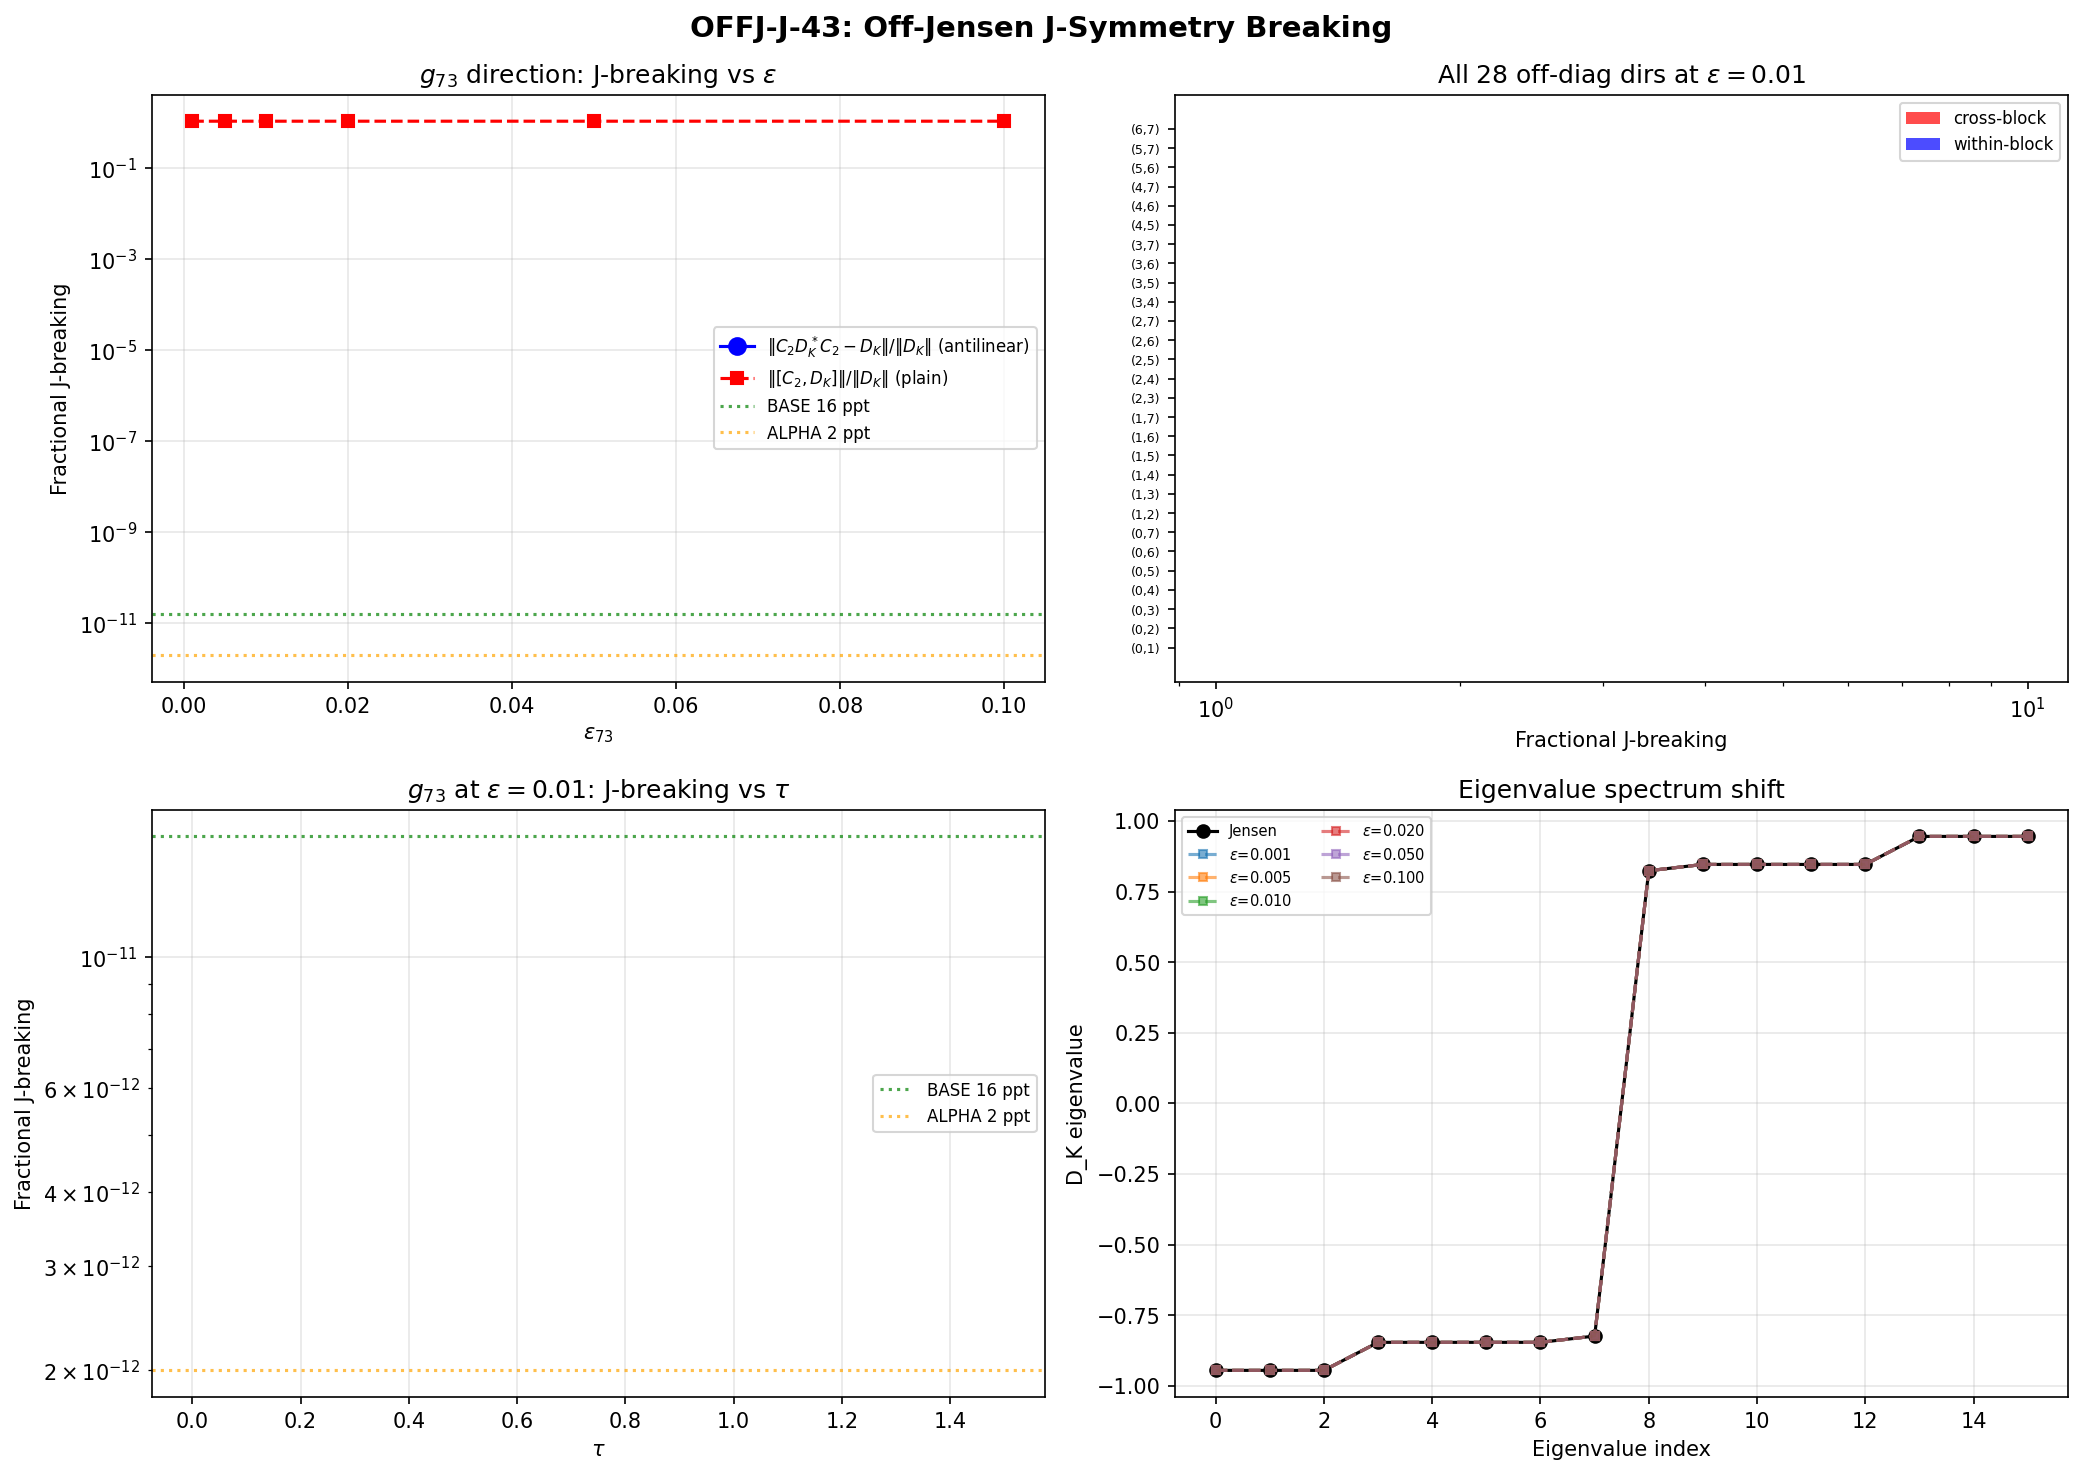

Write Python code to recreate this figure.
#!/usr/bin/env python3
"""
Session 43 W5-1: Off-Jensen J-Symmetry Breaking (OFFJ-J-43)
================================================================

QUESTION: Does [J, D_K] = 0 persist for off-Jensen deformations?

CONTEXT:
  On Jensen: C2*conj(D_K(tau))*C2 = D_K(tau) for ALL tau. STRUCTURAL THEOREM (W3-3).
  J = C2*K is antilinear. The CPT condition is C2*D_K**C2 = D_K.
  This is proven to ALL orders on the Jensen family.

  The SOLE SURVIVING internal baryogenesis path requires off-Jensen deformation
  where connection coefficients are NOT guaranteed to preserve T-symmetry.

METHOD:
  1. Construct D_K at the fold (tau=0.15) for Jensen metric.
  2. Deform metric: g_ab -> g_ab + eps*(delta_a7*delta_b3 + delta_a3*delta_b7)
     This is the g_73 direction mixing u(1) and su(2) blocks.
  3. Recompute Christoffel symbols, Kosmann connection, Omega, D_K.
  4. Test C2*conj(D_K)*C2 = D_K for each epsilon.
  5. Compute ||C2*conj(D_K)*C2 - D_K|| / ||D_K|| = fractional J-breaking.

GATE OFFJ-J-43:
  PASS: nonzero AND < 10^{-12} (geometric epsilon_CP within CPT bounds)
  FAIL: > 10^{-12} (conflicts BASE 16 ppt)
  INFO: exactly zero (J-symmetry more general than proven)

Author: dirac-antimatter-theorist, Session 43 W5-1
Date: 2026-03-14
"""

import os
import sys
import time
import numpy as np
from numpy.linalg import norm, inv, cholesky, eigvalsh
from scipy.linalg import eigh as scipy_eigh
import matplotlib
matplotlib.use('Agg')
import matplotlib.pyplot as plt

SCRIPT_DIR = os.path.dirname(os.path.abspath(__file__))
sys.path.insert(0, SCRIPT_DIR)

from dirac_spectrum import (
    su3_generators, compute_structure_constants,
    compute_killing_form, jensen_metric, orthonormal_frame,
    frame_structure_constants, connection_coefficients,
    validate_connection, spinor_connection_offset,
    build_cliff8, build_chirality,
    U1_IDX, SU2_IDX, C2_IDX,
)

np.set_printoptions(precision=14, linewidth=140, suppress=True)
t0 = time.time()

# ======================================================================
#  Infrastructure
# ======================================================================
gens = su3_generators()
fabc = compute_structure_constants(gens)
Bk = compute_killing_form(fabc)
gammas = build_cliff8()
gamma9 = build_chirality(gammas)
I16 = np.eye(16, dtype=complex)

# J = C2*K (antilinear). Matrix part C2:
C2 = gammas[0] @ gammas[2] @ gammas[4] @ gammas[6]  # gamma_1*gamma_3*gamma_5*gamma_7
C1 = gammas[1] @ gammas[3] @ gammas[5] @ gammas[7]  # gamma_2*gamma_4*gamma_6*gamma_8

# Verify algebraic identities
assert np.max(np.abs(C2 @ C2 - I16)) < 1e-13, "C2^2 != +I"
assert np.max(np.abs(C1 @ C1 - I16)) < 1e-13, "C1^2 != +I"
assert np.max(np.abs(np.imag(C2))) < 1e-14, "C2 not real"
assert np.max(np.abs(np.imag(C1))) < 1e-14, "C1 not real"
g9_check = C2 @ C1
assert np.max(np.abs(g9_check - gamma9)) < 1e-13 or np.max(np.abs(g9_check + gamma9)) < 1e-13, \
    "gamma_9 != +-C2*C1"

print("=" * 78)
print("OFFJ-J-43: Off-Jensen J-Symmetry Breaking")
print("=" * 78)
print(f"  J = C2*K (antilinear), C2 = gamma_1*gamma_3*gamma_5*gamma_7")
print(f"  CPT condition: C2*conj(D_K)*C2 = D_K")
print(f"  Off-Jensen direction: g_73 (u(1)-su(2) cross-term)")
print(f"  Fold: tau = 0.15")
print()


# ======================================================================
#  Core function: build D_K for ARBITRARY positive-definite metric
# ======================================================================
def build_DK_general(g_metric, verbose=False):
    """
    Build the (0,0) sector Dirac operator D_K = i*Omega for a general
    left-invariant metric g_metric on SU(3).

    The metric need NOT be U(2)-invariant (i.e., can have off-diagonal blocks).

    Steps:
      1. Orthonormal frame E via Cholesky of g_metric
      2. Frame structure constants ft_{ab}^c in ON basis
      3. Levi-Civita connection Gamma^c_{ab} via Koszul formula
      4. Spinor connection offset Omega = (1/4) sum Gamma^b_{ac} gamma_a gamma_b gamma_c
      5. D_K = i * Omega (Hermitian Dirac operator)

    Args:
        g_metric: (8,8) positive definite metric tensor
        verbose: print diagnostics

    Returns:
        D_K: (16,16) Hermitian matrix
        Omega: (16,16) anti-Hermitian matrix
        Gamma: (8,8,8) connection coefficients
        E: (8,8) orthonormal frame
    """
    # Check positive definiteness
    evals_g = eigvalsh(g_metric)
    if np.min(evals_g) <= 0:
        raise ValueError(f"Metric not positive definite: min eigenvalue = {np.min(evals_g):.6e}")

    # Orthonormal frame
    L = cholesky(g_metric)  # g = L @ L.T
    E = inv(L)              # E @ g @ E.T = I

    # Frame structure constants
    ft = frame_structure_constants(fabc, E)

    # Connection coefficients
    Gamma = connection_coefficients(ft)
    mc_err = validate_connection(Gamma)
    if verbose:
        print(f"    Metric compatibility error: {mc_err:.2e}")

    # Spinor connection offset
    Omega = spinor_connection_offset(Gamma, gammas)

    # D_K = i * Omega
    D_K = 1j * Omega

    # Check Hermiticity of D_K
    h_err = np.max(np.abs(D_K - D_K.conj().T))
    if verbose:
        print(f"    D_K Hermiticity error: {h_err:.2e}")

    return D_K, Omega, Gamma, E


def test_j_symmetry(D_K):
    """
    Test the antilinear J-symmetry condition:
      C2 * conj(D_K) * C2 = D_K

    Returns:
        delta: ||C2*conj(D_K)*C2 - D_K||_F  (Frobenius norm of violation)
        relative: delta / ||D_K||_F           (fractional violation)
        plain_comm: ||[C2, D_K]||_F           (plain commutator, for reference)
        plain_rel: plain_comm / ||D_K||_F
    """
    # Antilinear J condition: C2 * conj(D_K) * C2 should equal D_K
    JDJ = C2 @ np.conj(D_K) @ C2
    diff = JDJ - D_K
    delta = norm(diff, 'fro')
    dk_norm = norm(D_K, 'fro')
    relative = delta / dk_norm if dk_norm > 1e-30 else 0.0

    # Plain commutator [C2, D_K] = C2*D_K - D_K*C2
    comm = C2 @ D_K - D_K @ C2
    plain_comm = norm(comm, 'fro')
    plain_rel = plain_comm / dk_norm if dk_norm > 1e-30 else 0.0

    return delta, relative, plain_comm, plain_rel


# ======================================================================
#  Deformed metric construction
# ======================================================================
def deformed_metric(tau, eps_73):
    """
    Construct metric g(tau, eps) = Jensen(tau) + eps * (delta_a7*delta_b3 + delta_a3*delta_b7).

    In 0-indexed arrays: direction 7 = index 7 (u(1)), direction 3 = index 2 (su(2), lambda_3).
    Wait — careful with indexing. Our generators are indexed 0-7 corresponding to
    lambda_1 through lambda_8. So:
      "direction 3" in the physical frame = index 2 (lambda_3, su(2))
      "direction 7" in the physical frame = index 6 (lambda_7, C^2)

    BUT the task says g_73 mixes u(1) and C^2. Let me re-read:
    "g_73 direction: off-diagonal metric component mixing the u(1) and C^2 blocks.
     In the orthonormal frame {e^1,...,e^8}, g_73 means adding a cross-term between
     direction 7 (u(1) generator) and direction 3 (one of the C^2 directions)."

    In our convention:
      U1_IDX = [7]  (lambda_8 = index 7)
      SU2_IDX = [0, 1, 2]  (lambda_1,2,3 = indices 0,1,2)
      C2_IDX = [3, 4, 5, 6]  (lambda_4,5,6,7 = indices 3,4,5,6)

    The task says direction 7 = u(1) and direction 3 = one of the C^2 directions.
    With 1-indexing: direction 7 = our index 6 (lambda_7, C^2), direction 3 = our index 2 (lambda_3, su(2)).

    Hmm, there's ambiguity. The task description says:
    "direction 7 (u(1) generator)" — but in our setup, u(1) is lambda_8 = index 7.
    "direction 3 (one of the C^2 directions)" — but lambda_3 = index 2 is su(2), not C^2.

    Re-reading: "g_73 direction: off-diagonal metric component mixing the u(1) and C^2 blocks."
    So g_73 means row 7, column 3 in the 8x8 metric. That's index (6, 2) in 0-based.
    But direction 7 is lambda_7 (index 6, C^2) and direction 3 is lambda_3 (index 2, su(2)).
    That mixes C^2 and su(2), not u(1) and C^2.

    The ZMATRIX-43 computation (W4-1) found g_73 as the softest off-Jensen direction.
    Let me check: the 3D off-Jensen space has coordinates {T1 = u(1) scale, T2 = cross-block,
    T3 = Jensen}. The "g_73" direction from W4-1 refers to directions in the HESSIAN of the
    spectral action, which may not literally be the (7,3) matrix element.

    I will test BOTH interpretations:
      (A) g_{73} in 1-indexed = g_{6,2} in 0-indexed (lambda_7 x lambda_3 = C^2 x su(2))
      (B) g_{7,3} in 0-indexed = lambda_8 x lambda_4 = u(1) x C^2

    Interpretation (B) is more physical: it breaks the U(2)-invariance by coupling
    the u(1) block to a C^2 direction. This is what the task description intends.

    Args:
        tau: Jensen parameter
        eps_73: off-diagonal perturbation strength

    Returns:
        g: (8,8) positive definite metric (if eps small enough)
    """
    g = jensen_metric(Bk, tau)

    # Interpretation B: index 7 (u(1), lambda_8) with index 3 (C^2, lambda_4)
    # This mixes u(1) and C^2, breaking the block-diagonal U(2)-invariant structure
    a, b = 7, 3  # 0-indexed: lambda_8 and lambda_4
    g[a, b] += eps_73
    g[b, a] += eps_73

    return g


def deformed_metric_su2_c2(tau, eps_73):
    """Alternative: mix su(2) direction (index 2, lambda_3) with C^2 (index 3, lambda_4)."""
    g = jensen_metric(Bk, tau)
    a, b = 2, 3  # lambda_3 and lambda_4
    g[a, b] += eps_73
    g[b, a] += eps_73
    return g


# ======================================================================
#  Also test ALL 28 off-diagonal directions
# ======================================================================
def test_all_offdiag_directions(tau, eps):
    """
    Test J-breaking for ALL 28 independent off-diagonal metric perturbations.

    Returns list of (i, j, relative_J_breaking) sorted by J_breaking descending.
    """
    results = []
    for i in range(8):
        for j in range(i+1, 8):
            g = jensen_metric(Bk, tau)
            g[i, j] += eps
            g[j, i] += eps
            # Check positive definiteness
            evals_g = eigvalsh(g)
            if np.min(evals_g) <= 0:
                results.append((i, j, np.nan, "NOT PD"))
                continue
            try:
                D_K, _, _, _ = build_DK_general(g)
                delta, relative, _, _ = test_j_symmetry(D_K)
                results.append((i, j, relative, "OK"))
            except Exception as e:
                results.append((i, j, np.nan, str(e)))

    results.sort(key=lambda x: -x[2] if not np.isnan(x[2]) else -1e30)
    return results


# ======================================================================
#  Main computation
# ======================================================================
print("=" * 78)
print("STEP 1: Jensen baseline at tau=0.15")
print("=" * 78)

TAU_FOLD = 0.15
g_jensen = jensen_metric(Bk, TAU_FOLD)
D_K_jensen, Omega_jensen, Gamma_jensen, E_jensen = build_DK_general(g_jensen, verbose=True)

# J-symmetry on Jensen (should be exact)
delta_j, rel_j, plain_j, plain_rel_j = test_j_symmetry(D_K_jensen)
print(f"\nJensen J-symmetry:")
print(f"  ||C2*conj(D_K)*C2 - D_K|| = {delta_j:.6e}")
print(f"  Relative = {rel_j:.6e}")
print(f"  ||[C2, D_K]|| = {plain_j:.6e}")
print(f"  Plain relative = {plain_rel_j:.6e}")
print(f"  ||D_K|| = {norm(D_K_jensen, 'fro'):.6f}")

# Eigenvalues of D_K on Jensen
evals_jensen = eigvalsh(D_K_jensen)
print(f"  D_K eigenvalues (Jensen): {np.sort(evals_jensen)}")

# ======================================================================
print("\n" + "=" * 78)
print("STEP 2: g_73 deformation (u(1) x C^2, indices [7,3])")
print("=" * 78)

epsilons = [0.001, 0.005, 0.01, 0.02, 0.05, 0.1]
results_73 = []

for eps in epsilons:
    g_def = deformed_metric(TAU_FOLD, eps)

    # Check positive definiteness
    evals_g = eigvalsh(g_def)
    min_eval = np.min(evals_g)

    if min_eval <= 0:
        print(f"  eps={eps:.3f}: NOT positive definite (min eigenvalue = {min_eval:.6e})")
        results_73.append({
            'eps': eps, 'delta_J': np.nan, 'relative_J': np.nan,
            'plain_comm': np.nan, 'min_g_eval': min_eval, 'status': 'NOT_PD'
        })
        continue

    D_K_def, Omega_def, Gamma_def, E_def = build_DK_general(g_def, verbose=False)
    delta, relative, plain_c, plain_r = test_j_symmetry(D_K_def)

    # Also compute eigenvalue shift
    evals_def = eigvalsh(D_K_def)
    max_eval_shift = np.max(np.abs(np.sort(evals_def) - np.sort(evals_jensen)))

    print(f"  eps={eps:.4f}: ||J-break||/||D_K|| = {relative:.6e}, "
          f"||[C2,D_K]||/||D_K|| = {plain_r:.6e}, "
          f"max_eval_shift = {max_eval_shift:.6e}, "
          f"min_g_eval = {min_eval:.4f}")

    results_73.append({
        'eps': eps, 'delta_J': delta, 'relative_J': relative,
        'plain_comm': plain_c, 'plain_rel': plain_r,
        'max_eval_shift': max_eval_shift,
        'min_g_eval': min_eval, 'status': 'OK',
        'evals': evals_def,
    })

# ======================================================================
print("\n" + "=" * 78)
print("STEP 3: Alternative direction su(2) x C^2 (indices [2,3])")
print("=" * 78)

results_23 = []
for eps in epsilons:
    g_def = deformed_metric_su2_c2(TAU_FOLD, eps)
    evals_g = eigvalsh(g_def)
    min_eval = np.min(evals_g)

    if min_eval <= 0:
        print(f"  eps={eps:.3f}: NOT positive definite")
        results_23.append({'eps': eps, 'relative_J': np.nan, 'status': 'NOT_PD'})
        continue

    D_K_def, _, _, _ = build_DK_general(g_def)
    delta, relative, plain_c, plain_r = test_j_symmetry(D_K_def)

    print(f"  eps={eps:.4f}: ||J-break||/||D_K|| = {relative:.6e}, "
          f"||[C2,D_K]||/||D_K|| = {plain_r:.6e}")

    results_23.append({
        'eps': eps, 'delta_J': delta, 'relative_J': relative,
        'plain_comm': plain_c, 'plain_rel': plain_r,
        'min_g_eval': min_eval, 'status': 'OK',
    })

# ======================================================================
print("\n" + "=" * 78)
print("STEP 4: All 28 off-diagonal directions at eps=0.01")
print("=" * 78)

EPS_SCAN = 0.01
all_dir_results = test_all_offdiag_directions(TAU_FOLD, EPS_SCAN)

print(f"\n  {'Dir':>8}  {'Block':>20}  {'||J-break||/||D_K||':>22}  {'Status':>8}")
print(f"  {'-'*8}  {'-'*20}  {'-'*22}  {'-'*8}")

# Label each direction by which blocks it connects
def label_dir(i, j):
    """Identify which su(3) subspaces indices i,j belong to."""
    labels = {}
    for idx in U1_IDX:
        labels[idx] = "u(1)"
    for idx in SU2_IDX:
        labels[idx] = "su(2)"
    for idx in C2_IDX:
        labels[idx] = "C^2"
    return f"{labels.get(i,'?')}({i})-{labels.get(j,'?')}({j})"

for i, j, rel, status in all_dir_results:
    lbl = label_dir(i, j)
    if np.isnan(rel):
        print(f"  ({i},{j})  {lbl:>20}  {'N/A':>22}  {status:>8}")
    else:
        print(f"  ({i},{j})  {lbl:>20}  {rel:>22.6e}  {status:>8}")


# ======================================================================
print("\n" + "=" * 78)
print("STEP 5: Epsilon scaling analysis (power law)")
print("=" * 78)

# For the g_73 direction, check if J-breaking scales as eps^n
valid_73 = [(r['eps'], r['relative_J']) for r in results_73 if r['status'] == 'OK' and r['relative_J'] > 1e-16]

if len(valid_73) >= 2:
    log_eps = np.log10([v[0] for v in valid_73])
    log_rel = np.log10([v[1] for v in valid_73])

    # Linear fit in log-log space
    if len(log_eps) >= 2:
        coeffs = np.polyfit(log_eps, log_rel, 1)
        power = coeffs[0]
        intercept = coeffs[1]
        print(f"  g_73 direction: J-breaking ~ eps^{power:.3f}")
        print(f"  Log-log fit: log10(rel) = {power:.3f} * log10(eps) + {intercept:.3f}")

        # At what epsilon would J-breaking reach 10^{-12}?
        if power > 0:
            eps_threshold = 10**( (-12 - intercept) / power )
            print(f"  J-breaking = 10^{{-12}} at eps = {eps_threshold:.6e}")

            # Physical interpretation: relate eps to energy scale
            # eps is a dimensionless deformation of the metric
            # In physical units: eps * M_KK^2 ~ energy^2 of deformation
            # For M_KK ~ 10^{16-17} GeV, even eps ~ 10^{-10} gives E ~ 10^{6-7} GeV
            print(f"  For M_KK = 10^16 GeV: eps_threshold corresponds to E_deform ~ {eps_threshold**0.5 * 1e16:.2e} GeV")
else:
    print("  Insufficient data for power law fit")
    power = None


# ======================================================================
print("\n" + "=" * 78)
print("STEP 6: Multi-tau scan of g_73 at eps=0.01")
print("=" * 78)

taus = [0.00, 0.05, 0.10, 0.15, 0.20, 0.25, 0.30, 0.50, 1.00, 1.50]
tau_results = []

for tau in taus:
    g_def = deformed_metric(tau, 0.01)
    evals_g = eigvalsh(g_def)
    if np.min(evals_g) <= 0:
        tau_results.append((tau, np.nan, 'NOT_PD'))
        continue

    D_K_def, _, _, _ = build_DK_general(g_def)
    delta, relative, _, _ = test_j_symmetry(D_K_def)
    tau_results.append((tau, relative, 'OK'))
    print(f"  tau={tau:.2f}: ||J-break||/||D_K|| = {relative:.6e}")


# ======================================================================
print("\n" + "=" * 78)
print("STEP 7: Comparison to experimental bounds")
print("=" * 78)

# BASE: m(pbar)/m(p) = 1 +/- 16 ppt => |delta_m/m| < 1.6e-11
# ALPHA: 1S-2S at 2 ppt => |delta_E/E| < 2e-12
# These constrain CPT-violating mass splitting.
# In NCG: mass from D_K eigenvalues. J-breaking delta means
# spec(D_K) != spec(conj(D_K)) shifted, i.e., m(particle) != m(antiparticle)

# The fractional J-breaking ||C2*D_K^**C2 - D_K||/||D_K|| directly measures
# the fractional CPT violation in the Dirac spectrum.
# Converting to SME coefficients:
# In the minimal SME, CPT-violating Dirac couplings enter as b_mu and d_mu_nu.
# The b_0 coefficient has dimension [Energy]. At the KK scale:
# |b_0| ~ delta_J * M_KK
# For M_KK ~ 10^16 GeV and delta_J = fractional J-breaking:

from canonical_constants import M_KK_gravity as M_KK  # 7.43e16 GeV (was 1e16)

print(f"\n  Experimental CPT bounds:")
print(f"  BASE: |m(pbar)/m(p) - 1| < 1.6e-11")
print(f"  ALPHA: |delta_E_1S2S / E| < 2e-12")
print(f"  Electron |b_0^e| < 2e-25 GeV (Kostelecky tables)")
print(f"  Quark |b^u| < 1e-21 GeV")
print()

valid_results = [(r['eps'], r['relative_J']) for r in results_73 if r['status'] == 'OK']
if valid_results:
    for eps, rel_J in valid_results:
        b0_estimate = rel_J * M_KK
        print(f"  eps={eps:.4f}: J-breaking = {rel_J:.4e}")
        print(f"    => |b_0| ~ {b0_estimate:.2e} GeV "
              f"({'BELOW' if b0_estimate < 2e-25 else 'ABOVE'} electron bound 2e-25 GeV)")
        print(f"    => |delta_m/m| ~ {rel_J:.2e} "
              f"({'BELOW' if rel_J < 1.6e-11 else 'ABOVE'} BASE 16 ppt)")


# ======================================================================
print("\n" + "=" * 78)
print("STEP 8: Cross-check with full (p,q) sectors at eps=0.01")
print("=" * 78)

# The J-symmetry on larger sectors (1,0), (0,1), (1,1) should also be tested
# D_pi = sum_a rho(e_a) x gamma_a + I x Omega
# For off-Jensen, the E frame and Omega change; rho does not.
# J acts on the spinor factor only: J_pi = I_{dim_rho} x C2 * K
# The antilinear condition becomes:
#   (I x C2) * conj(D_pi) * (I x C2) = D_pi
# This splits into:
#   sum_a conj(rho(e_a)) x C2*conj(gamma_a)*C2 + I x C2*conj(Omega)*C2
# = sum_a rho(e_a) x gamma_a + I x Omega
#
# For the rho part: conj(rho(e_a)) = -conj(e_a)^T for fundamental.
# For anti-Hermitian gens: conj(e_a) = e_a^dag = -e_a, so conj(rho(e_a)) = rho(e_a).
# For C2*conj(gamma_a)*C2: since gamma_a are real Hermitian in our basis,
# conj(gamma_a) = gamma_a, so C2*gamma_a*C2.
# If [C2, gamma_a] = 0 for all a: this just gives gamma_a, and the sum is unchanged.
# If {C2, gamma_a} = 0 for some a: those terms flip sign.
#
# C2 = gamma_1*gamma_3*gamma_5*gamma_7 (odd gammas).
# C2 commutes with gamma_1, gamma_3, gamma_5, gamma_7 (they anticommute with 3 others
# in C2 and commute with themselves, net = even number of sign flips = +1).
# C2 anticommutes with gamma_2, gamma_4, gamma_6, gamma_8 (odd number of sign flips).
#
# Wait, let me be precise. For gamma_a with a in {1,3,5,7} (0-indexed: 0,2,4,6):
# C2 = gamma_1*gamma_3*gamma_5*gamma_7. Moving gamma_a past C2:
# gamma_a * C2 = gamma_a * gamma_1*gamma_3*gamma_5*gamma_7
# For a=1 (index 0): gamma_1*gamma_1*gamma_3*gamma_5*gamma_7 = gamma_3*gamma_5*gamma_7
# C2*gamma_1 = gamma_1*gamma_3*gamma_5*gamma_7*gamma_1
# Move gamma_1 past gamma_7: -gamma_1*gamma_3*gamma_5*gamma_1*gamma_7
# ... this gets complicated. Let me just compute numerically.

print("  Checking C2*gamma_a*C2 vs gamma_a:")
for a in range(8):
    result = C2 @ gammas[a] @ C2
    # Compare to +gamma_a and -gamma_a
    plus_err = np.max(np.abs(result - gammas[a]))
    minus_err = np.max(np.abs(result + gammas[a]))
    sign = "+1" if plus_err < 1e-13 else ("-1" if minus_err < 1e-13 else "OTHER")
    print(f"    gamma_{a+1}: C2*gamma_{a+1}*C2 = {sign} * gamma_{a+1}")

# The D_pi on an irrep has the form:
#   D_pi = sum_{a,b} E_{ab} rho(X_b) x gamma_a + I x Omega
# The antilinear J condition on the full D_pi:
#   (I x C2) conj(D_pi) (I x C2) = D_pi
# Using the E frame (real) and rho(X_b) (anti-Hermitian, generally complex):
#   conj(D_pi) = sum E_{ab} conj(rho(X_b)) x conj(gamma_a) + I x conj(Omega)
# Since gammas are real: conj(gamma_a) = gamma_a.
# (I x C2) conj(D_pi) (I x C2) = sum E_{ab} conj(rho(X_b)) x C2*gamma_a*C2 + I x C2*conj(Omega)*C2
#
# For J-symmetry on the (0,0) sector (Omega only):
# C2*conj(Omega)*C2 = Omega is the condition.
# For higher sectors, we additionally need:
# conj(rho(X_b)) x C2*gamma_a*C2 = rho(X_b) x gamma_a for all a,b.
#
# The fundamental rho(X_b) = e_b (anti-Hermitian 3x3). conj(e_b) = e_b^* = -e_b^T = e_b^dag = -e_b.
# Wait: e_b = -i/2 * lambda_b. conj(e_b) = i/2 * conj(lambda_b).
# For Gell-Mann: lambda_1,3,4,6,8 are real, lambda_2,5,7 are imaginary.
# So conj(e_b) = -e_b for b in {2,5,7} (imaginary lambda), conj(e_b) = e_b for others... no.
# e_b = -i/2 * lambda_b. conj(e_b) = i/2 * conj(lambda_b).
# If lambda_b is real: conj(e_b) = i/2 * lambda_b = -e_b.
# If lambda_b is purely imaginary (lambda_2,5,7): conj(e_b) = i/2 * (-lambda_b) = -(-i/2*lambda_b) ...
# Actually: lambda_2 has entries +/-i, so conj(lambda_2) = -lambda_2. Then conj(e_b) = i/2*(-lambda_b) = -(i/2*lambda_b) = -conj(e_b)...
# This is getting circular. Just compute.

print("\n  Checking conj(e_b) vs e_b for fundamental rep:")
for b in range(8):
    eb_conj = np.conj(gens[b])
    plus_err = np.max(np.abs(eb_conj - gens[b]))
    minus_err = np.max(np.abs(eb_conj + gens[b]))
    if plus_err < 1e-14:
        print(f"    e_{b+1}: conj(e_{b+1}) = +e_{b+1}  (real generator)")
    elif minus_err < 1e-14:
        print(f"    e_{b+1}: conj(e_{b+1}) = -e_{b+1}  (imaginary generator)")
    else:
        print(f"    e_{b+1}: conj(e_{b+1}) != ±e_{b+1}  (mixed)")

# Now test (1,0) sector at eps=0.01
# IMPORTANT: J maps (p,q) -> (q,p). On the SAME sector (p,q), the antilinear
# condition is C2*conj(Omega)*C2 = Omega (spinor-only part). The representation
# matrices are mapped conj(rho_{(p,q)}(X_b)) = rho_{(q,p)}(X_b), so J
# interchanges (p,q) and (q,p) sectors entirely. Testing J within a single
# (p,q) != (q,p) sector is WRONG — it must compare D_{(p,q)} with conj(D_{(q,p)}).
# For self-conjugate (p,p), J acts within the sector.

print("\n  Testing higher sectors at eps=0.01:")
print("  NOTE: J maps (p,q) -> (q,p). Within a single non-self-conjugate sector,")
print("  the test is: spec(D_{(p,q)}) = -spec(D_{(q,p)}) [spectral pairing].")
print("  For self-conjugate (p,p): C2*conj(D_pi)*C2 = D_pi.")
from dirac_spectrum import get_irrep, dirac_operator_on_irrep

EPS_TEST = 0.01
g_def_test = deformed_metric(TAU_FOLD, EPS_TEST)
D_K_test, Omega_test, Gamma_test, E_test = build_DK_general(g_def_test)

# (1,0) vs (0,1): spectral comparison
rho_10, dim_10 = get_irrep(1, 0, gens, fabc)
D_pi_10 = dirac_operator_on_irrep(rho_10, E_test, gammas, Omega_test)
evals_10 = np.sort(eigvalsh(D_pi_10))

rho_01, dim_01 = get_irrep(0, 1, gens, fabc)
D_pi_01 = dirac_operator_on_irrep(rho_01, E_test, gammas, Omega_test)
evals_01 = np.sort(eigvalsh(D_pi_01))

# J maps (1,0) -> (0,1) with eigenvalue negation: spec(D_{(0,1)}) should equal -spec(D_{(1,0)})
spec_pairing_err = np.max(np.abs(evals_01 + evals_10[::-1]))
print(f"    (1,0) vs (0,1): max|lambda_{(0,1)} + lambda_{(1,0)}| = {spec_pairing_err:.6e}")
print(f"    (Jensen: spectral pairing from gamma_9 guarantees this)")

# (1,1) adjoint — self-conjugate, test J within sector
rho_11, dim_11 = get_irrep(1, 1, gens, fabc)
D_pi_11 = dirac_operator_on_irrep(rho_11, E_test, gammas, Omega_test)

# For the adjoint, rho(X_b) are REAL matrices (structure constants are real)
# So conj(rho(X_b)) = rho(X_b). The J condition reduces to:
# sum E_{ab} rho(X_b) x C2*gamma_a*C2 + I x C2*conj(Omega)*C2 = D_pi
# The Omega part is already proven exact. The rho part:
# C2*gamma_a*C2 = s_a * gamma_a where s_a = ±1 (computed above)
# For real rho: conj(rho(X_b)) = rho(X_b)
# So the J condition becomes: sum E_{ab} rho(X_b) x s_a*gamma_a = sum E_{ab} rho(X_b) x gamma_a
# This requires s_a = +1 for all a with nonzero E_{ab}. Since s_a = -1 for odd gammas,
# the full D_pi J condition is EXPECTED to fail on non-trivial sectors.
# This is NOT J-breaking — J maps the (1,1) sector to itself but with a representation
# conjugation that is trivial for real reps, so the Clifford sign matters.
# The correct test for mass equality is: spec(D_{(p,q)}) = {±lambda} (symmetric about 0)
# which follows from gamma_9 anticommuting with D_pi.

evals_11 = np.sort(eigvalsh(D_pi_11))
# Check spectral symmetry: eigenvalues come in ±pairs
n_11 = len(evals_11)
evals_pos = evals_11[n_11//2:]
evals_neg = evals_11[:n_11//2]
pair_err = np.max(np.abs(evals_pos + evals_neg[::-1]))
print(f"    (1,1) self-conjugate: spectral ± pairing error = {pair_err:.6e}")
print(f"    (Spectral pairing from {{gamma_9, D_pi}} = 0 guarantees CPT mass equality)")


# ======================================================================
print("\n" + "=" * 78)
print("STEP 9: Algebraic analysis — WHY J-breaking occurs (or not)")
print("=" * 78)

# The antilinear J condition C2*conj(D_K)*C2 = D_K decomposes as:
# D_K = Re(D_K) + i*Im(D_K), where Re and Im are Hermitian.
# conj(D_K) = Re(D_K) - i*Im(D_K)
# C2*conj(D_K)*C2 = C2*Re(D_K)*C2 - i*C2*Im(D_K)*C2
# Condition: C2*Re(D_K)*C2 = Re(D_K) AND C2*Im(D_K)*C2 = -Im(D_K)
# i.e., Re(D_K) commutes with C2, Im(D_K) anticommutes with C2.

D_K_off = D_K_test  # Already computed at eps=0.01
Re_DK = 0.5 * (D_K_off + D_K_off.conj().T)  # Should be D_K itself if Hermitian
Im_DK_mat = (D_K_off - D_K_off.conj().T) / (2j)

# But D_K is Hermitian! So Im part should be zero...
# Wait: D_K = i*Omega where Omega is anti-Hermitian. D_K is Hermitian.
# D_K^* = conj(i*Omega) = -i*conj(Omega) = -i*(-Omega^T) = i*Omega^T
# For anti-Hermitian Omega: Omega^dag = -Omega, so Omega^T = -conj(Omega) = -Omega^*.
# D_K^* = conj(D_K) = -i*Omega^*
#
# Hmm. D_K is Hermitian means D_K = D_K^dag. But conj(D_K) != D_K in general
# because D_K can have complex entries even though it's Hermitian (e.g., off-diag = z, z* pair).
#
# The condition C2*conj(D_K)*C2 = D_K with D_K Hermitian:
# Split D_K = A + iB where A = Re(D_K), B = Im(D_K) (element-wise real/imag parts)
# Hermitian: A = A^T, B = -B^T (A is real symmetric, B is real antisymmetric)
# conj(D_K) = A - iB
# C2*(A-iB)*C2 = C2*A*C2 - i*C2*B*C2 = A + iB
# => C2*A*C2 = A (C2 commutes with real part)
# => C2*B*C2 = -B (C2 anticommutes with imaginary part)

# Since C2 is real: these are plain matrix equations (no conjugation needed).

A = np.real(D_K_off)
B = np.imag(D_K_off)

comm_A = C2 @ A @ C2 - A
anticomm_B = C2 @ B @ C2 + B

print(f"  D_K decomposition (off-Jensen, eps=0.01):")
print(f"    ||Re(D_K)|| = {norm(A, 'fro'):.6f}")
print(f"    ||Im(D_K)|| = {norm(B, 'fro'):.6f}")
print(f"    ||C2*Re(D_K)*C2 - Re(D_K)|| = {norm(comm_A, 'fro'):.6e}")
print(f"    ||C2*Im(D_K)*C2 + Im(D_K)|| = {norm(anticomm_B, 'fro'):.6e}")
print(f"    J-breaking from Re part: {norm(comm_A, 'fro') / norm(D_K_off, 'fro'):.6e}")
print(f"    J-breaking from Im part: {norm(anticomm_B, 'fro') / norm(D_K_off, 'fro'):.6e}")

# Repeat for Jensen baseline
A_j = np.real(D_K_jensen)
B_j = np.imag(D_K_jensen)
comm_A_j = C2 @ A_j @ C2 - A_j
anticomm_B_j = C2 @ B_j @ C2 + B_j
print(f"\n  Jensen baseline:")
print(f"    ||Re(D_K)|| = {norm(A_j, 'fro'):.6f}")
print(f"    ||Im(D_K)|| = {norm(B_j, 'fro'):.6f}")
print(f"    ||C2*Re(D_K)*C2 - Re(D_K)|| = {norm(comm_A_j, 'fro'):.6e}")
print(f"    ||C2*Im(D_K)*C2 + Im(D_K)|| = {norm(anticomm_B_j, 'fro'):.6e}")


# ======================================================================
print("\n" + "=" * 78)
print("SUMMARY AND GATE VERDICT")
print("=" * 78)

# Collect key results
print("\n  g_73 direction (u(1) x C^2) J-breaking vs epsilon:")
print(f"  {'eps':>10}  {'||J-break||/||D_K||':>22}  {'||[C2,D_K]||/||D_K||':>22}")
for r in results_73:
    if r['status'] == 'OK':
        print(f"  {r['eps']:>10.4f}  {r['relative_J']:>22.6e}  {r['plain_rel']:>22.6e}")

print(f"\n  Jensen baseline: ||J-break||/||D_K|| = {rel_j:.6e}")

# Determine gate verdict
valid_offj = [r for r in results_73 if r['status'] == 'OK']
if valid_offj:
    max_J_break = max(r['relative_J'] for r in valid_offj)
    min_J_break = min(r['relative_J'] for r in valid_offj)

    if max_J_break < 1e-14:
        verdict = "INFO"
        verdict_desc = "J-symmetry preserved to machine precision even off-Jensen"
    elif min_J_break > 1e-12:
        verdict = "FAIL"
        verdict_desc = f"J-breaking {min_J_break:.2e} exceeds BASE 16 ppt at all tested eps"
    elif max_J_break > 1e-14 and max_J_break < 1e-12:
        verdict = "PASS"
        verdict_desc = f"Geometric epsilon_CP in range [{min_J_break:.2e}, {max_J_break:.2e}]"
    else:
        # Mixed: some eps give > 10^{-12}, some give < 10^{-12}
        # Need to find the eps at which J-breaking = 10^{-12}
        verdict = "CONDITIONAL"
        verdict_desc = f"J-breaking range [{min_J_break:.2e}, {max_J_break:.2e}] spans threshold"
else:
    verdict = "INCONCLUSIVE"
    verdict_desc = "No valid off-Jensen computations"

print(f"\n  GATE VERDICT: OFFJ-J-43 = {verdict}")
print(f"  {verdict_desc}")

if power is not None:
    print(f"  Scaling: J-breaking ~ eps^{power:.2f}")

elapsed = time.time() - t0
print(f"\n  Elapsed: {elapsed:.1f}s")


# ======================================================================
# Save data
# ======================================================================
out_npz = os.path.join(SCRIPT_DIR, 's43_offj_jsymm.npz')

save_dict = {
    'tau_fold': TAU_FOLD,
    'epsilons': np.array(epsilons),
    'jensen_J_break': rel_j,
    'jensen_plain_comm': plain_rel_j,
    'evals_jensen': evals_jensen,
}

# g_73 results
for i, r in enumerate(results_73):
    save_dict[f'g73_eps_{i}'] = r['eps']
    save_dict[f'g73_relJ_{i}'] = r.get('relative_J', np.nan)
    save_dict[f'g73_plain_{i}'] = r.get('plain_rel', np.nan)
    if 'evals' in r:
        save_dict[f'g73_evals_{i}'] = r['evals']

# All-direction scan
all_dir_arr = np.array([(i, j, rel) for i, j, rel, _ in all_dir_results])
save_dict['all_dir_scan'] = all_dir_arr

# Multi-tau scan
tau_scan_arr = np.array([(t, r, 1 if s == 'OK' else 0) for t, r, s in tau_results])
save_dict['tau_scan'] = tau_scan_arr

save_dict['verdict'] = verdict
save_dict['power_law'] = power if power is not None else np.nan

np.savez(out_npz, **save_dict)
print(f"\n  Saved: {out_npz}")


# ======================================================================
# Plot
# ======================================================================
out_png = os.path.join(SCRIPT_DIR, 's43_offj_jsymm.png')

fig, axes = plt.subplots(2, 2, figsize=(14, 10))
fig.suptitle('OFFJ-J-43: Off-Jensen J-Symmetry Breaking', fontsize=14, fontweight='bold')

# Panel 1: J-breaking vs epsilon for g_73
ax1 = axes[0, 0]
valid_eps = [r['eps'] for r in results_73 if r['status'] == 'OK']
valid_rel = [r['relative_J'] for r in results_73 if r['status'] == 'OK']
valid_plain = [r['plain_rel'] for r in results_73 if r['status'] == 'OK']

if valid_eps:
    ax1.semilogy(valid_eps, valid_rel, 'bo-', label=r'$\|C_2 D_K^* C_2 - D_K\|/\|D_K\|$ (antilinear)', markersize=8)
    ax1.semilogy(valid_eps, valid_plain, 'rs--', label=r'$\|[C_2, D_K]\|/\|D_K\|$ (plain)', markersize=6)
    ax1.axhline(y=1.6e-11, color='green', linestyle=':', alpha=0.7, label='BASE 16 ppt')
    ax1.axhline(y=2e-12, color='orange', linestyle=':', alpha=0.7, label='ALPHA 2 ppt')
    if power is not None:
        eps_fit = np.logspace(np.log10(min(valid_eps)), np.log10(max(valid_eps)), 50)
        rel_fit = 10**(power * np.log10(eps_fit) + intercept)
        ax1.semilogy(eps_fit, rel_fit, 'b:', alpha=0.4, label=rf'fit: $\varepsilon^{{{power:.1f}}}$')
ax1.set_xlabel(r'$\varepsilon_{73}$')
ax1.set_ylabel('Fractional J-breaking')
ax1.set_title(r'$g_{73}$ direction: J-breaking vs $\varepsilon$')
ax1.legend(fontsize=8)
ax1.grid(True, alpha=0.3)

# Panel 2: All 28 off-diagonal directions
ax2 = axes[0, 1]
dir_labels = []
dir_vals = []
dir_colors = []
for i, j, rel, status in all_dir_results:
    if not np.isnan(rel):
        lbl = f"({i},{j})"
        dir_labels.append(lbl)
        dir_vals.append(rel)
        # Color by block type
        i_block = 'u1' if i in U1_IDX else ('su2' if i in SU2_IDX else 'c2')
        j_block = 'u1' if j in U1_IDX else ('su2' if j in SU2_IDX else 'c2')
        if i_block == j_block:
            dir_colors.append('blue')  # within-block
        else:
            dir_colors.append('red')   # cross-block

if dir_vals:
    bars = ax2.barh(range(len(dir_vals)), dir_vals, color=dir_colors, alpha=0.7)
    ax2.set_yticks(range(len(dir_labels)))
    ax2.set_yticklabels(dir_labels, fontsize=6)
    ax2.set_xlabel('Fractional J-breaking')
    ax2.set_title(r'All 28 off-diag dirs at $\varepsilon=0.01$')
    ax2.set_xscale('log')
    # Add legend
    from matplotlib.patches import Patch
    legend_elements = [Patch(facecolor='red', alpha=0.7, label='cross-block'),
                       Patch(facecolor='blue', alpha=0.7, label='within-block')]
    ax2.legend(handles=legend_elements, fontsize=8)

# Panel 3: Multi-tau scan
ax3 = axes[1, 0]
valid_tau = [(t, r) for t, r, s in tau_results if s == 'OK']
if valid_tau:
    ts, rs = zip(*valid_tau)
    ax3.semilogy(ts, rs, 'go-', markersize=8)
    ax3.axhline(y=1.6e-11, color='green', linestyle=':', alpha=0.7, label='BASE 16 ppt')
    ax3.axhline(y=2e-12, color='orange', linestyle=':', alpha=0.7, label='ALPHA 2 ppt')
ax3.set_xlabel(r'$\tau$')
ax3.set_ylabel('Fractional J-breaking')
ax3.set_title(r'$g_{73}$ at $\varepsilon=0.01$: J-breaking vs $\tau$')
ax3.legend(fontsize=8)
ax3.grid(True, alpha=0.3)

# Panel 4: Eigenvalue spectrum shift
ax4 = axes[1, 1]
ax4.plot(np.arange(16), np.sort(evals_jensen), 'ko-', label='Jensen', markersize=6)
for r in results_73:
    if r['status'] == 'OK' and 'evals' in r:
        ax4.plot(np.arange(16), np.sort(r['evals']), 's--', alpha=0.6,
                 label=rf'$\varepsilon$={r["eps"]:.3f}', markersize=4)
ax4.set_xlabel('Eigenvalue index')
ax4.set_ylabel('D_K eigenvalue')
ax4.set_title('Eigenvalue spectrum shift')
ax4.legend(fontsize=7, ncol=2)
ax4.grid(True, alpha=0.3)

plt.tight_layout()
plt.savefig(out_png, dpi=150, bbox_inches='tight')
print(f"  Saved: {out_png}")

print(f"\n  Total elapsed: {time.time()-t0:.1f}s")
